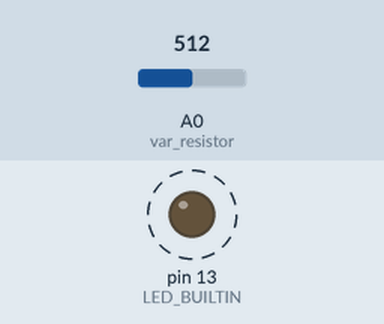
A sketch run on a simulated Arduino Uno, built with avr-gcc and run on an emulated ATmega328P. Shown: output pins drawn as LEDs (lit = HIGH). Dashed ring = blinking. The inputs (shaded band) are chosen by the test bench; at power-on: A0 (var_resistor) = 512.

Above: at 1.8 s.
1.9 s: A0 (var_resistor) set to 0
At 3.1 s:
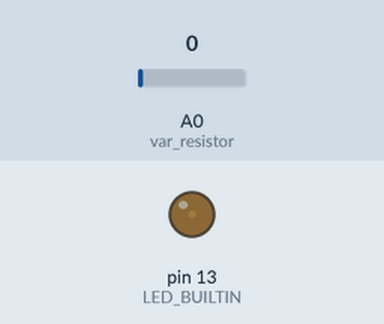
3.6 s: A0 (var_resistor) set to 122
At 3.9 s:
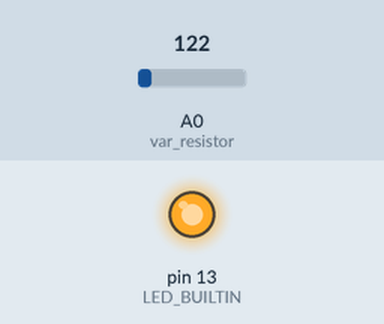
Timing chart, 0 to 13.1 s (numbered marks = the images above; inputs shaded):
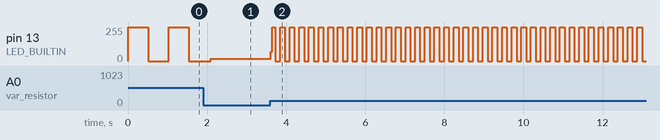

Measured:
- after the input at 3.6 s, pin 13 (LED_BUILTIN): 16/255 → 68/255 at once, then moves between 0/255 and 255/255, repeating every 0.24 s
- by itself, pin 13 (LED_BUILTIN): alternates 255/255 for 0.51 s and 0/255 for 0.51 s

The sketch:

Blink-variable.ino
```cpp
#define var_resistor A0

int var_resistor_value;

// the setup function runs once when you press reset or power the board
void setup() {
  // initialize digital pin LED_BUILTIN as an output.
  pinMode(LED_BUILTIN, OUTPUT);
}

// the loop function runs over and over again forever
void loop() {
  var_resistor_value = analogRead(var_resistor);
  digitalWrite(LED_BUILTIN, HIGH);   // turn the LED on (HIGH is the voltage level)
  delay(var_resistor_value);                       // wait for a second
  digitalWrite(LED_BUILTIN, LOW);    // turn the LED off by making the voltage LOW
  delay(var_resistor_value);                       // wait for a second
}
```
